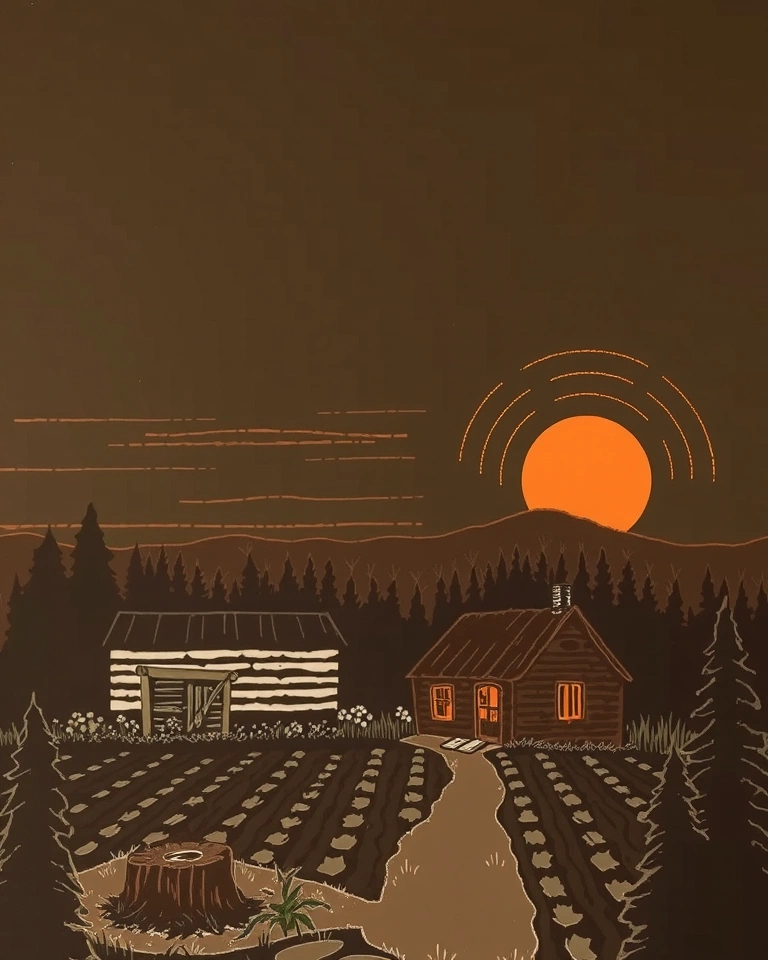
#> input picture images/tomes/essais-ia/tome-5/ete/t5e-flux62-0.webp, 768 x 960 px
$ python retouche_ete.py t5e-flux62-0.webp t5e-flux62-1.webp
#> lines starting #> are read from the running program, lines starting #| are printed output that depends on the picture; after the words box and inside, x2 and y2 are one past the last pixel; in counts of white or black regions, pixels touching at a corner belong together
"""Tome 5, version d'été : la n° 2 retouchée (JP, 18 octobre 2026 : « la 2, tome 5 »). Une seule chose y faisait IA :
au pied du bâtiment de gauche, la rangée de pierres était devenue une ligne de fausse écriture. On la remplace par une
rangée de pierres taillées à la main, de tailles et de formes différentes, sur la terre.
    python3 retouche_ete.py SOURCE SORTIE
Les coordonnées sont celles de l'image 768 × 960 ; elles se multiplient par K (4 sur l'image agrandie)."""
import sys, random, math
import numpy as np
from PIL import Image, ImageDraw

src, dst = sys.argv[1], sys.argv[2]
im = Image.open(src).convert('RGB')
#> im is the input picture: PIL image 768x960 RGB; mean R, G, B 81.4, 56, 32.8
K = im.width / 768
#> K = 1
R = random.Random(8)
O = np.asarray(im).astype(int)
med = lambda x0, y0, x1, y1: tuple(int(v) for v in np.median(O[int(y0 * K):int(y1 * K), int(x0 * K):int(x1 * K)].reshape(-1, 3), 0))
TERRE = med(60, 742, 120, 750); PIERRE = med(250, 655, 300, 660); OMBRE = (44, 28, 18)
k = lambda v: v * K
d = ImageDraw.Draw(im)

# la bande de fausse écriture, du coin du bâtiment jusqu'à la clôture : ses traits clairs prennent la couleur de la terre
# autour (moyenne locale des pixels sombres), puis les pierres se posent par-dessus, serrées comme un solage
from scipy import ndimage
yy, xx = np.mgrid[0:O.shape[0], 0:O.shape[1]] / K
bande = (xx > 44) & (xx < 374) & (yy > 709) & (yy < 741)
clair = bande & (O.mean(2) > 85)
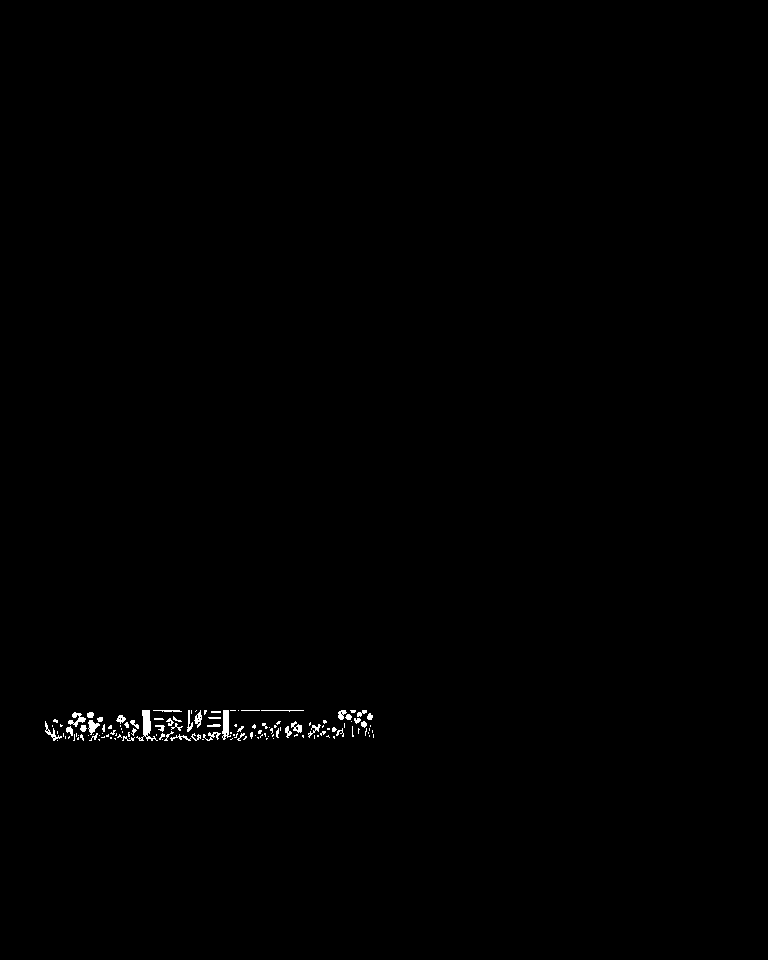
#> clair: shape (960, 768) bool; 0.36% white; 133 white regions (90 under 20 px), largest, box (x1, y1, x2, y2) and area: (136, 710, 158, 741) 240, (222, 710, 231, 740) 171, (68, 712, 86, 727) 113
clair = ndimage.binary_dilation(clair, iterations=max(1, int(1.5 * K)))
#> clair: shape (960, 768) bool; 0.71% white; 19 white regions (5 under 20 px), largest, box (x1, y1, x2, y2) and area: (44, 709, 305, 742) 3223, (337, 709, 375, 739) 477, (307, 719, 346, 740) 376
fonce = ~clair & (O.mean(2) <= 85)
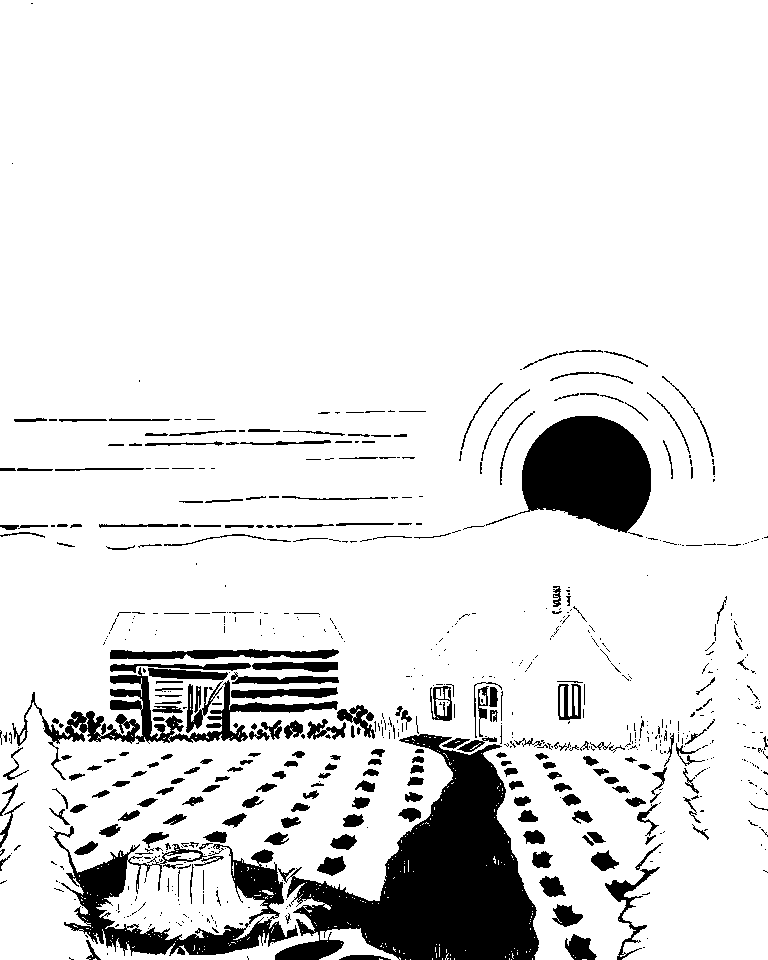
#> fonce: shape (960, 768) bool; 88.7% white; 696 black regions (444 under 20 px), largest, box (x1, y1, x2, y2) and area: (275, 734, 539, 960) 27584, (486, 416, 651, 533) 11397, (53, 826, 298, 956) 8940
arr = O.copy()
for c in range(3):
    num = ndimage.gaussian_filter(O[:, :, c] * fonce, 4 * K); den = ndimage.gaussian_filter(fonce.astype(float), 4 * K)
    arr[:, :, c] = np.where(clair, num / np.maximum(den, 1e-3), O[:, :, c])
#> this loop made 3 passes
#> pass 1, `num = ndimage.gaussian_filter(O[:, :, c] * fonce, 4 * K)`:
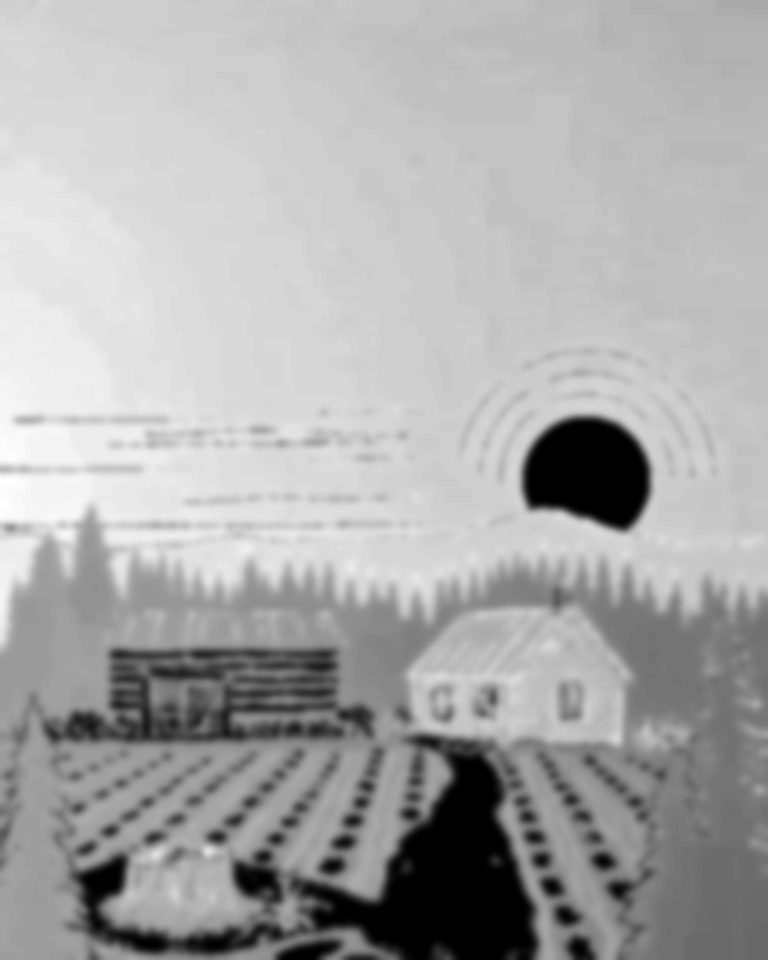
#> num: shape (960, 768) int64; min 0, max 94, mean 62.8; drawn with min black and max white
#> pass 1, `den = ndimage.gaussian_filter(fonce.astype(float), 4 * K)`:
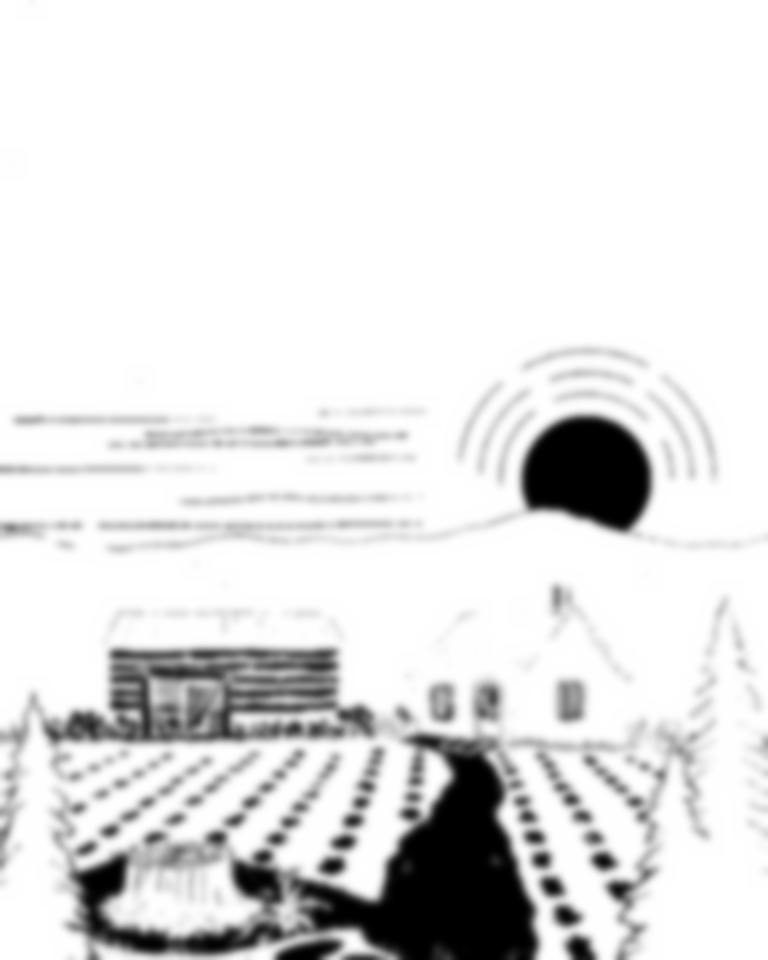
#> den: shape (960, 768) float64; min 0, max 1, mean 0.887
#> pass 3, `num = ndimage.gaussian_filter(O[:, :, c] * fonce, 4 * K)`:
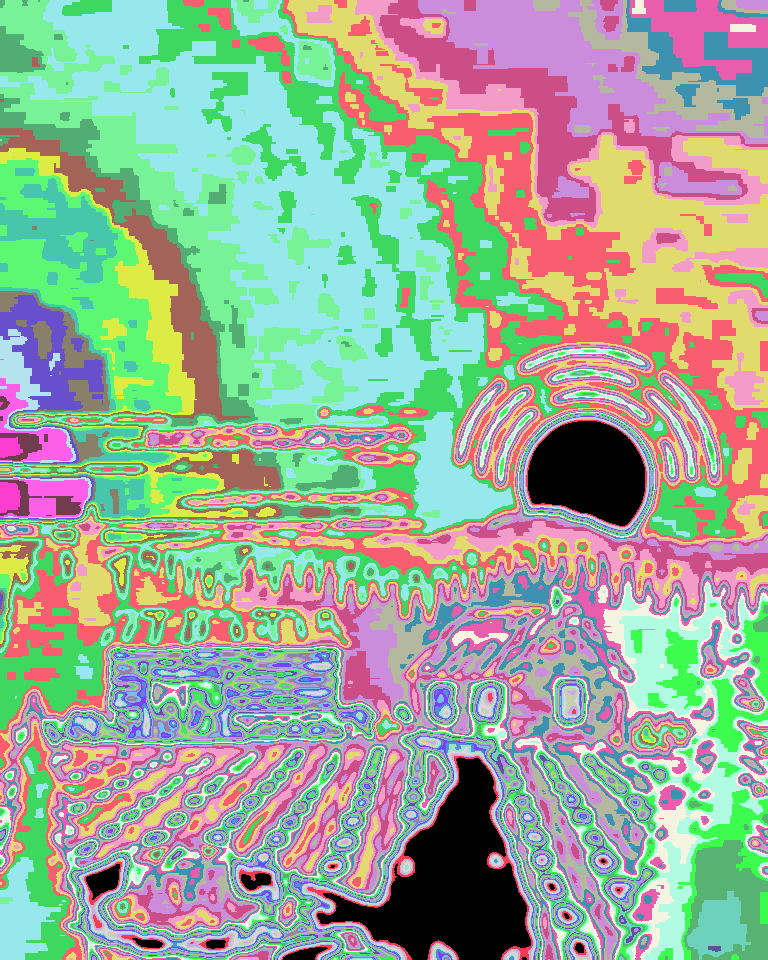
#> num: shape (960, 768) int64; 42 distinct labels, from 0 to 41; one colour per label, 0 black
im = Image.fromarray(arr.astype(np.uint8)); d = ImageDraw.Draw(im)
x = 46.0
while x < 366:
    w = R.uniform(12, 22); h = R.uniform(9, 14); cy = 726 + R.uniform(-2, 2)
    pts = []
    for t in np.linspace(0, 2 * math.pi, 12)[:-1]:            # une pierre : un ovale aux bords cassés
        rr = 1 + R.uniform(-0.14, 0.1)
        pts.append((x + w / 2 + math.cos(t) * w / 2 * rr, cy + math.sin(t) * h / 2 * rr))
    d.polygon([(k(px) + k(1.2), k(py) + k(1.5)) for px, py in pts], fill=OMBRE)          # le joint sombre dessous
    v = R.uniform(0.82, 1.04)                                  # chaque pierre a sa teinte
    d.polygon([(k(px), k(py)) for px, py in pts], fill=tuple(int(c * v) for c in PIERRE))
    if R.random() < 0.7:                                       # une ou deux entailles de gouge sur la pierre
        for _ in range(R.choice((1, 2))):
            y0 = cy + R.uniform(-2.5, 2.5)
            d.line([(k(x + w * R.uniform(0.2, 0.35)), k(y0)), (k(x + w * R.uniform(0.55, 0.8)), k(y0 - 0.7))],
                   fill=OMBRE, width=max(1, int(1.0 * K)))
    x += w + R.uniform(-1.5, 1.5)
#> after the loop, x = 382.8

im.save(dst, quality=95)
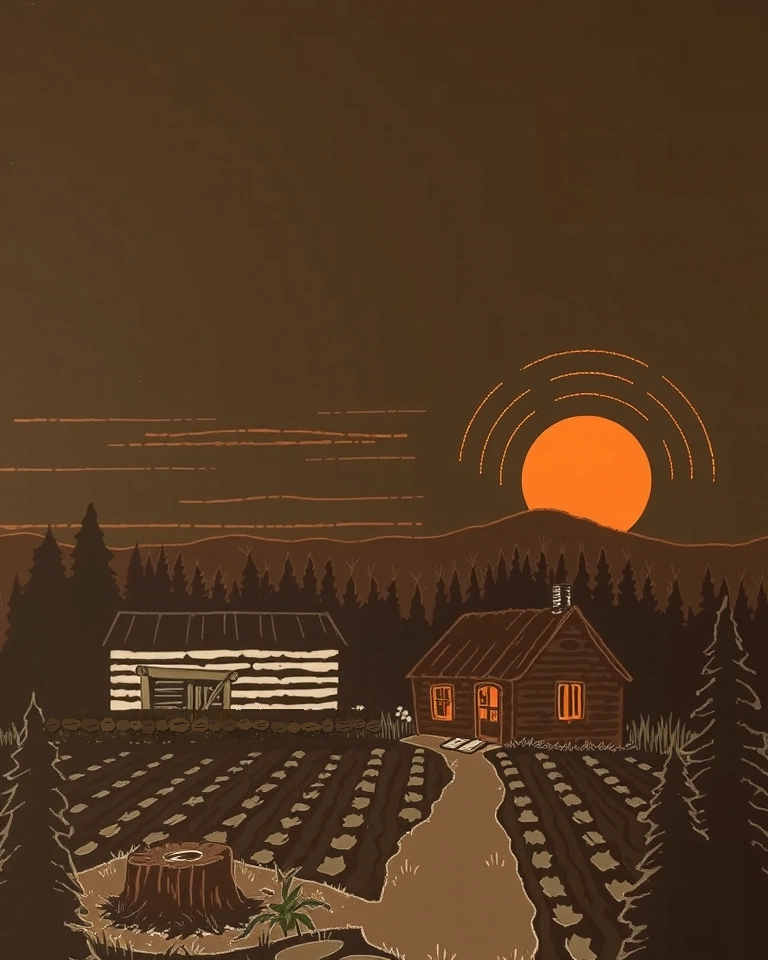
#> saved as t5e-flux62-1.webp: PIL image 768x960 RGB; mean R, G, B 81.1, 55.7, 32.4
print('ok', dst)
